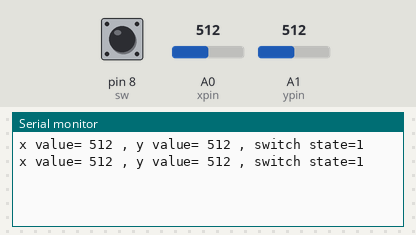
This sketch was run on a simulated Arduino Uno, built with avr-gcc and run on an emulated ATmega328P. Parts: the last lines printed to the serial monitor. The inputs (shaded band) are chosen by the test bench; at power-on: A0 (xpin) = 512, A1 (ypin) = 512, pin 8 (sw) HIGH.

Above: at 1.3 s.
1.4 s: A0 (xpin) set to 716
At 1.9 s:
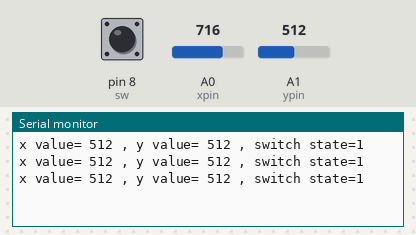
2.9 s: A1 (ypin) set to 716
At 3.4 s:
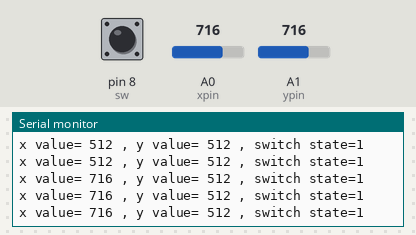
4.4 s: pin 8 (sw) pulled LOW for 0.6 s
At 5.4 s:
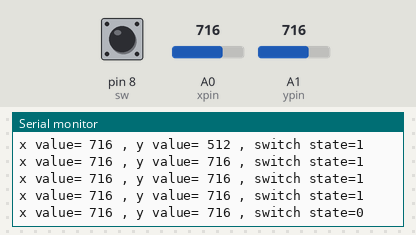
6.5 s: A0 (xpin) set to 900
At 6.9 s:
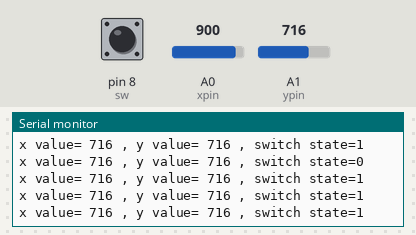
8.0 s: pin 8 (sw) pulled LOW for 1 s
At 8.9 s:
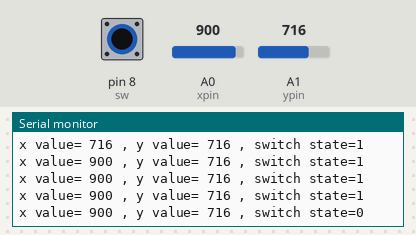
10.5 s: A1 (ypin) set to 900
At 10.9 s:
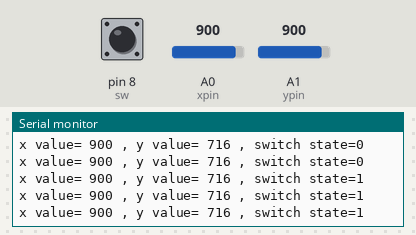
Timing chart, 0 to 13.0 s (numbered marks = the images above; inputs shaded):
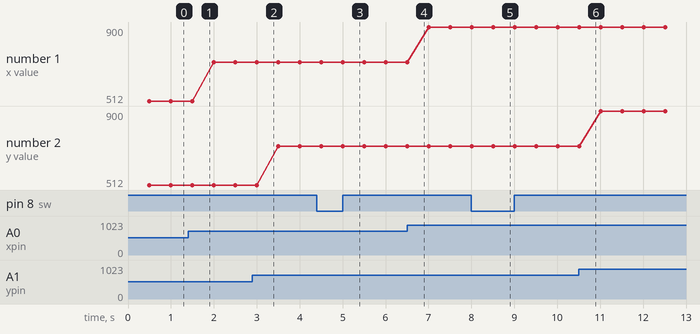

The sketch:

using_joystick.ino
```cpp
int xpin=A0;
int ypin=A1;
int sw=8;
int xval;
int yval;
int swval;
int dt=500;

void setup() {
  // put your setup code here, to run once:
  Serial.begin(9600);
  pinMode(xpin,INPUT);
  pinMode(ypin,INPUT);
  pinMode(sw,INPUT);
  digitalWrite(sw,HIGH);

}

void loop() {
  // put your main code here, to run repeatedly:
  xval=analogRead(xpin);
  yval=analogRead(ypin);
swval=digitalRead(sw);
delay(dt);
Serial.print("x value= ");
Serial.print(xval);
Serial.print(" , y value= ");
Serial.print(yval);
Serial.print(" , switch state=");
Serial.println(swval);

}
```

Measured:
- after the input at 4.4 s, the serial monitor: prints a new line after 0.61 s (image 3)
- after the input at 8.0 s, the serial monitor: prints a new line after 0.51 s (image 5)
- plotted number 1: 512 → 716 after the input at 1.4 s, 716 → 900 after the input at 6.5 s
